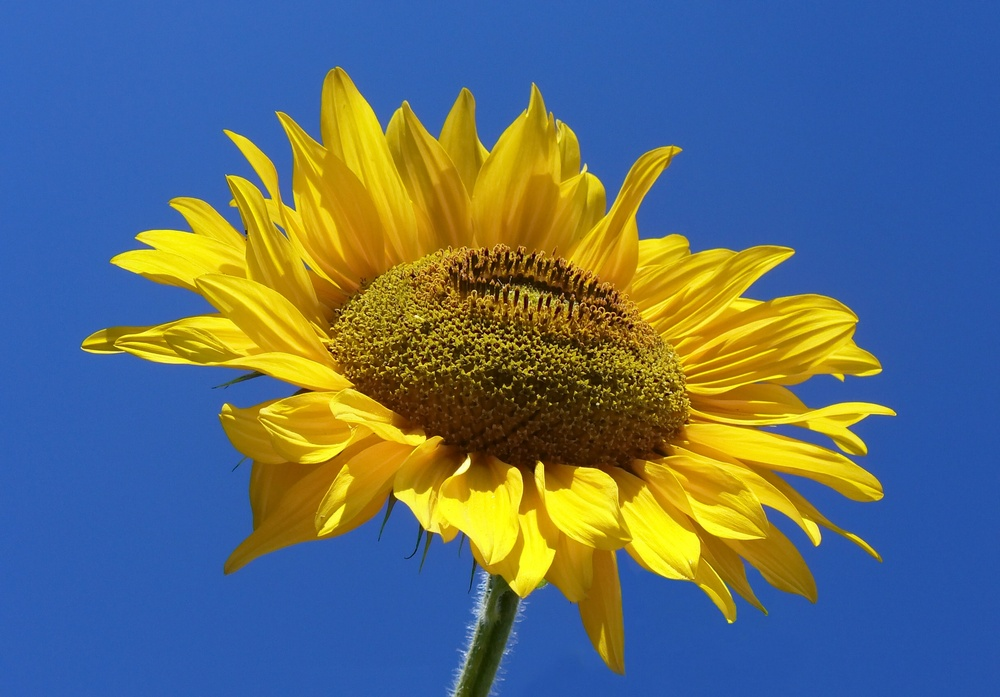
#> input picture Q1/image.jpg, 1000 x 697 px, shrunk from 2434 x 1697 before the run
$ jupyter execute Ex1.ipynb   (older library calls are emulated)
#> lines starting #> are read from the running program, lines starting #| are printed output that depends on the picture
[cell 1]
import cv2
import numpy as np
import matplotlib.pyplot as plt

# Load the image
image_path = r'image.jpg'  # Replace with your image path
image = cv2.imread(image_path, cv2.IMREAD_GRAYSCALE)
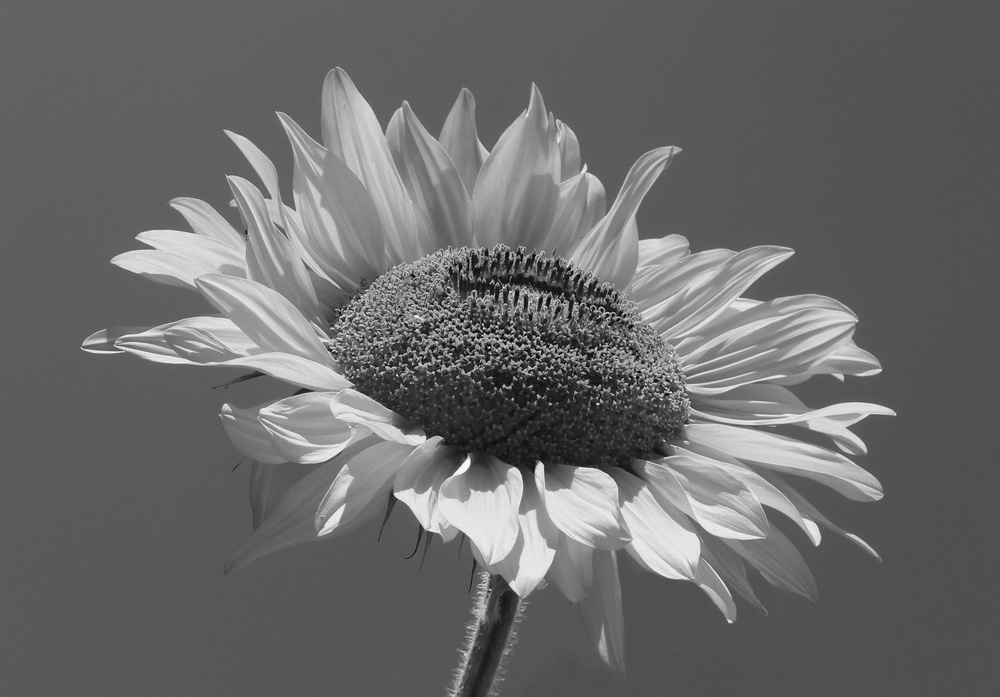
#> image: shape (697, 1000); min 1, max 251, mean 105.7

# Check if the image is loaded
if image is None:
    print("Error: Image not loaded. Please check the file path.")
else:
    # Step 1: Apply Gaussian smoothing to reduce noise
    smoothed_image = cv2.GaussianBlur(image, (15, 15), 21)
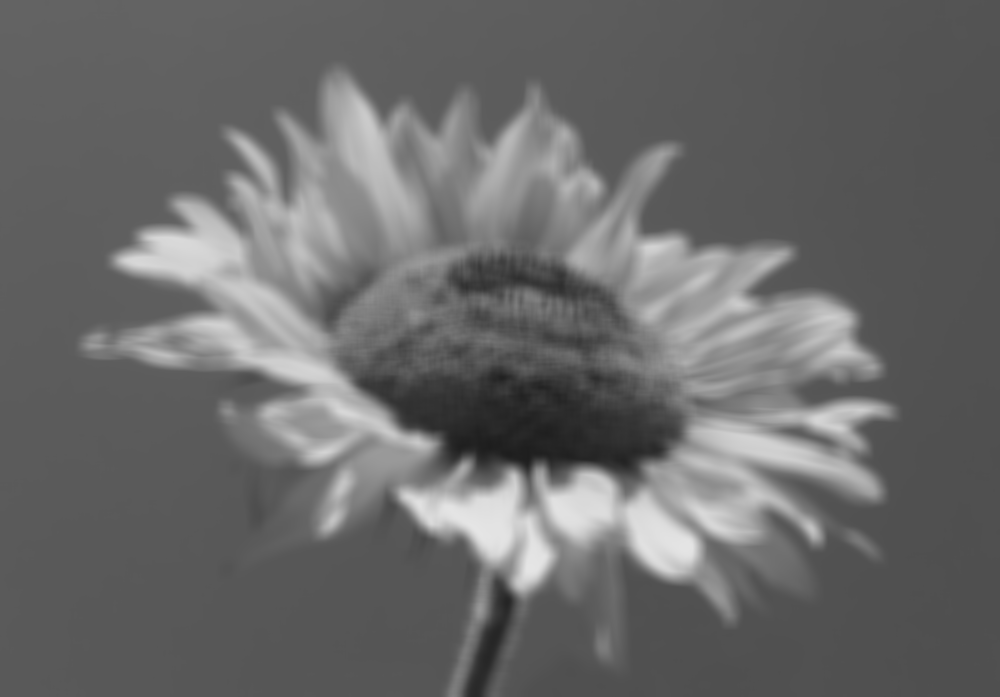
#> smoothed_image: shape (697, 1000); min 29, max 229, mean 105.7

    # Step 2: Compute the gradient in the x-direction using Sobel operator
    grad_x = cv2.Sobel(smoothed_image, cv2.CV_64F, 1, 0, ksize=3)
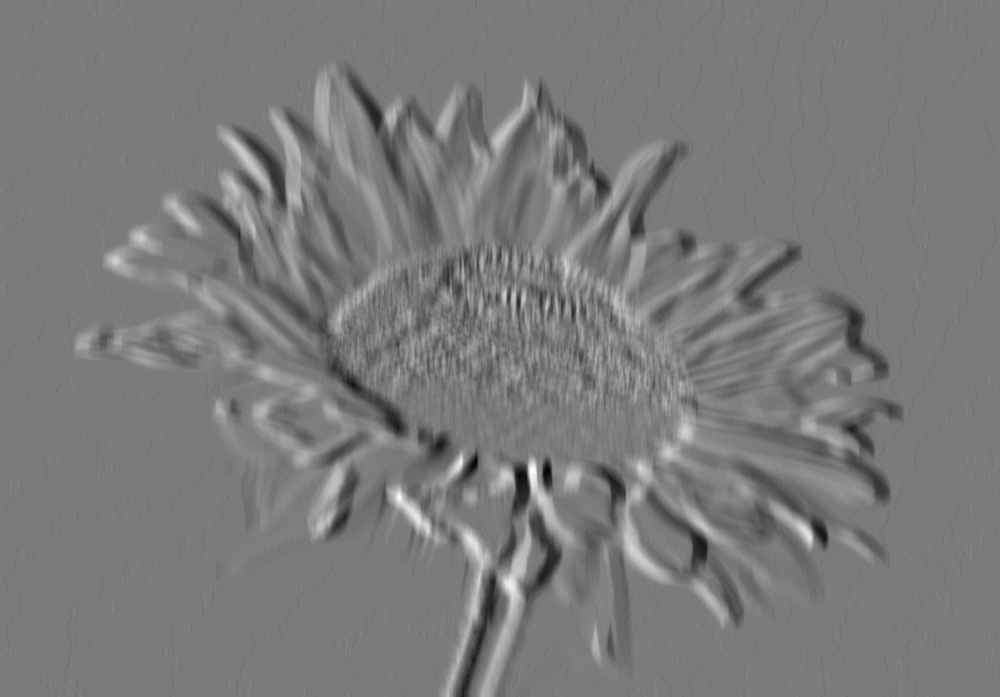
#> grad_x: shape (697, 1000) float64; min -86, max 92, mean -0.1; drawn with min black and max white

    # Step 3: Compute the gradient in the y-direction using Sobel operator
    grad_y = cv2.Sobel(smoothed_image, cv2.CV_64F, 0, 1, ksize=3)
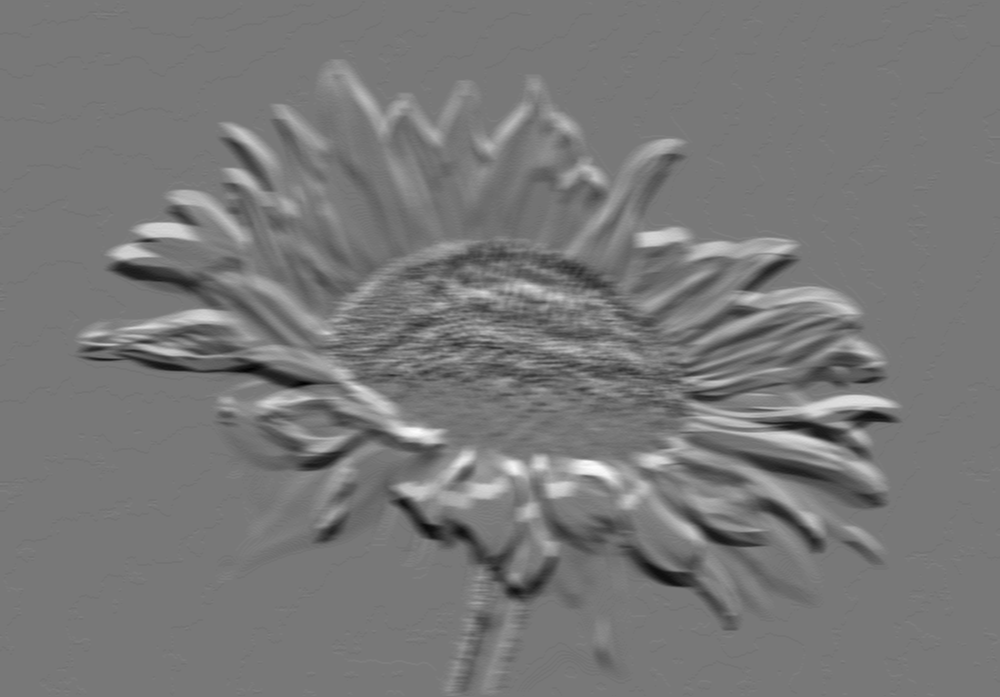
#> grad_y: shape (697, 1000) float64; min -88, max 98, mean -0.1; drawn with min black and max white

    # Step 4: Compute the magnitude of gradients
    magnitude = cv2.magnitude(grad_x, grad_y)
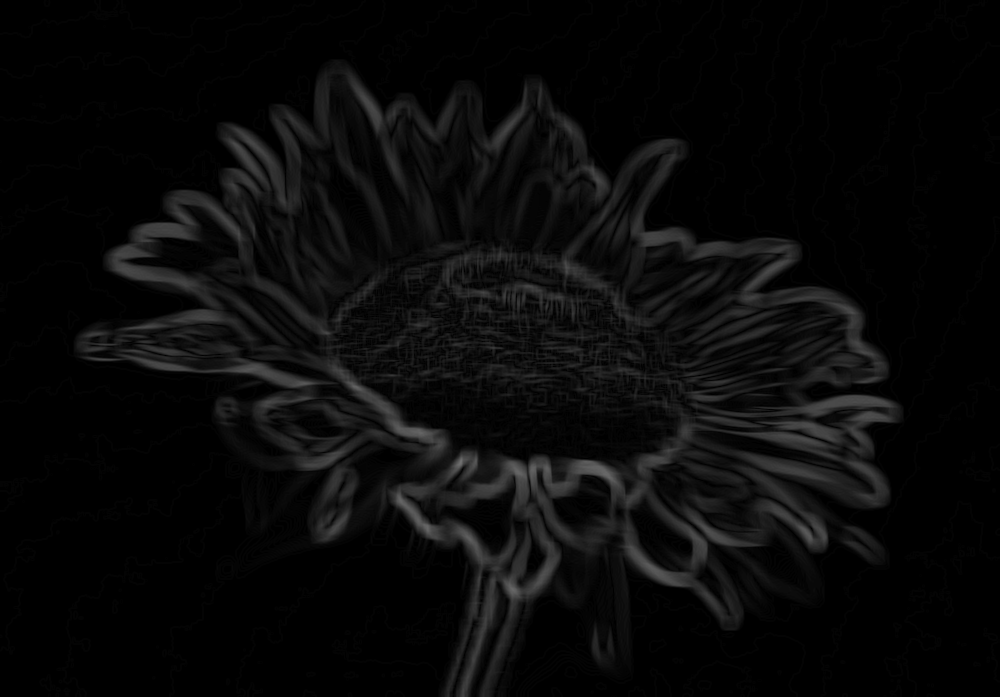
#> magnitude: shape (697, 1000) float64; min 0, max 113.2, mean 9.5

    # Step 5: Normalize the magnitude to display
    magnitude = cv2.normalize(magnitude, None, 0, 255, cv2.NORM_MINMAX)
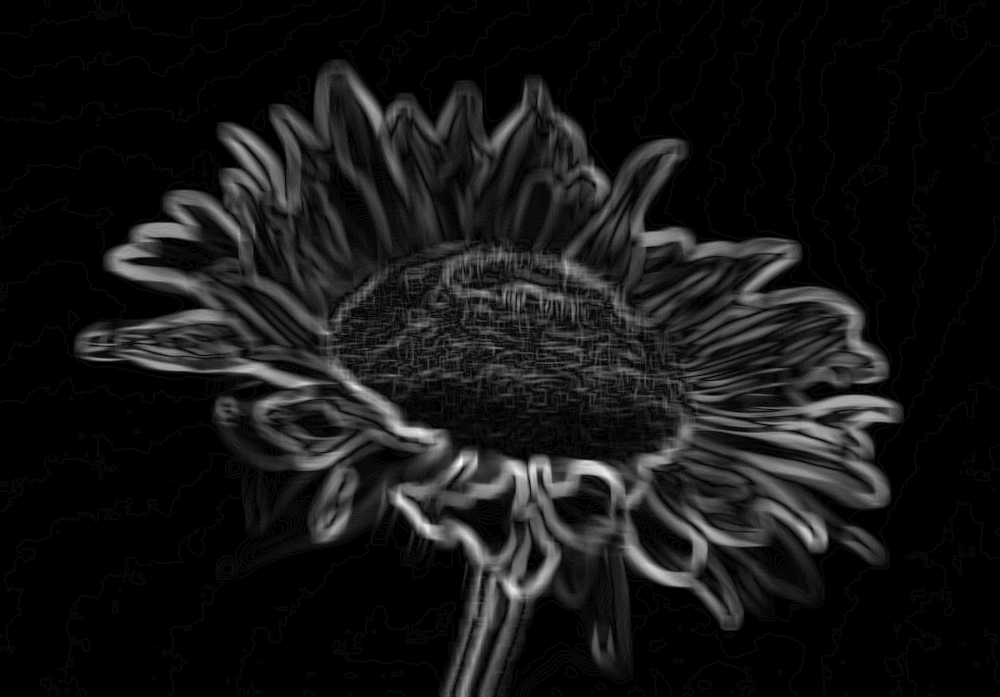
#> magnitude: shape (697, 1000) float64; min 0, max 255, mean 21.5

    # Display results
    plt.figure(figsize=(12, 8))
    plt.subplot(2, 2, 1), plt.imshow(image, cmap='gray'), plt.title('Original Image'), plt.axis('off')
    plt.subplot(2, 2, 2), plt.imshow(smoothed_image, cmap='gray'), plt.title('Smoothed Image (Gaussian Filter)'), plt.axis('off')
    plt.subplot(2, 2, 3), plt.imshow(grad_x, cmap='gray'), plt.title('Gradient in X-direction'), plt.axis('off')
    plt.subplot(2, 2, 4), plt.imshow(grad_y, cmap='gray'), plt.title('Gradient in Y-direction'), plt.axis('off')
    plt.tight_layout()

    # Display the magnitude of edges
    plt.figure(figsize=(6, 6))
    plt.imshow(magnitude, cmap='hot')
    plt.title('Edge Magnitude (Sobel Operator)')
    plt.axis('off')
    plt.show()
